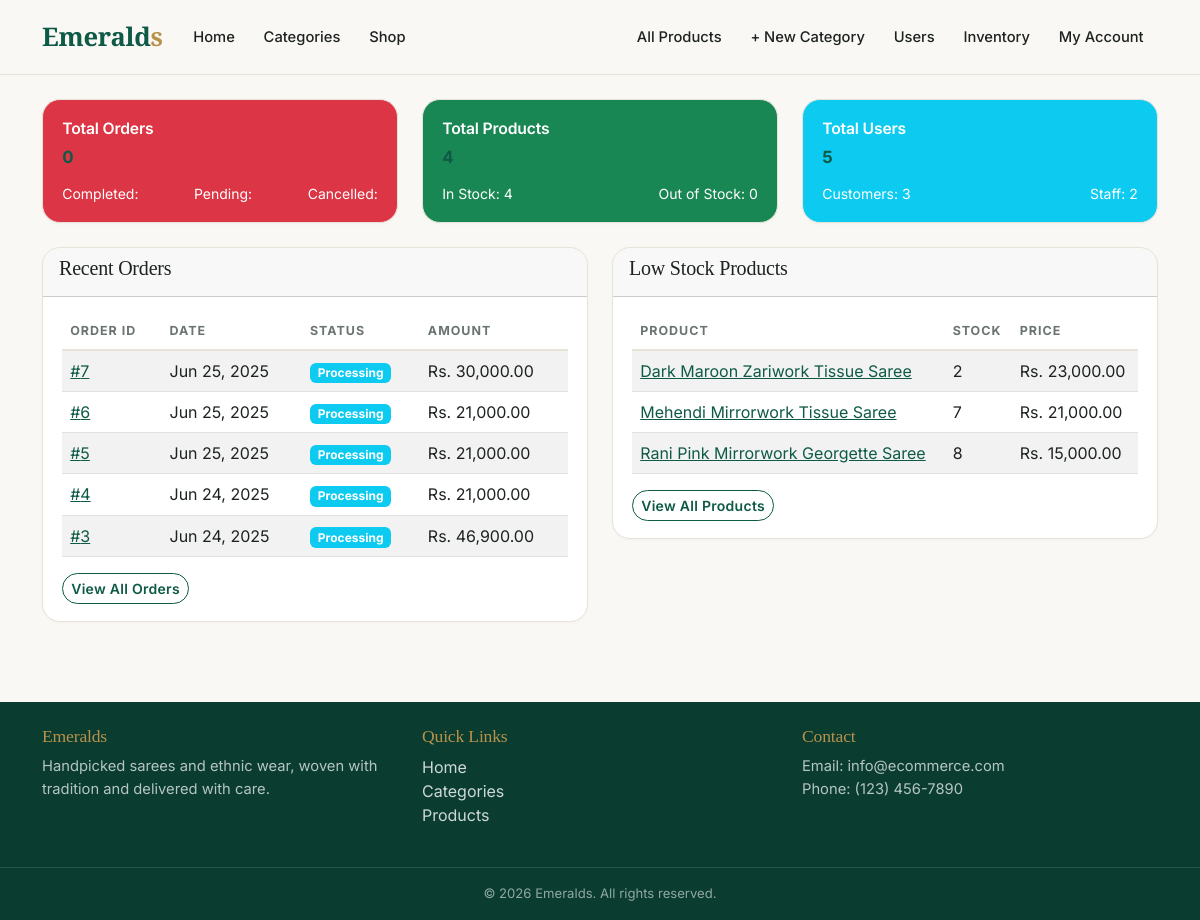
Screenshot of /admin/dashboard.php (signed in) with the database file from the repository.
### tables this page shows
CREATE TABLE `orders` (
  `orderID` int(11) NOT NULL,
  `CustomerID` int(11) NOT NULL,
  `orderDate` datetime NOT NULL,
  `status` varchar(50) NOT NULL,
  `totalAmount` decimal(10,2) NOT NULL,
  `taxAmount` decimal(10,2) NOT NULL,
  `shippingAmount` decimal(10,2) NOT NULL,
  `discountAmount` decimal(10,2) DEFAULT 0.00,
  `paymentMethod` varchar(50) NOT NULL,
  `shippingAddress` text NOT NULL,
  `billingAddress` text NOT NULL,
  `notes` text DEFAULT NULL
);

CREATE TABLE `product` (
  `productID` int(11) NOT NULL,
  `Description` text DEFAULT NULL,
  `unitprice` decimal(10,2) NOT NULL,
  `quantityINstock` int(11) NOT NULL DEFAULT 0,
  `supplierid` int(11) DEFAULT NULL,
  `dataAdded` datetime DEFAULT current_timestamp(),
  `productname` varchar(100) NOT NULL,
  `addedBY` int(11) DEFAULT NULL,
  `imageURl` varchar(255) DEFAULT NULL,
  `imageURl2` varchar(255) NOT NULL,
  `imageURl3` varchar(255) NOT NULL,
  `location` varchar(100) DEFAULT NULL,
  `categoryID` int(11) DEFAULT NULL
);

### includes/functions.php (called while the page is built, shortened)
<?php
function getStatusBadge($status)
{
    switch (strtolower($status)) {
        case 'processing':
            return 'info';
    }
}

### admin/dashboard.php (the view, shortened to what this page needs)
<?php
require_once '../includes/db_connect.php';
require_once '../includes/functions.php';
require_once '../includes/header.php';
$orderStats = $pdo->query("SELECT COUNT(*) as total,
                          SUM(CASE WHEN Status = 'completed' THEN 1 ELSE 0 END) as completed,
                          SUM(CASE WHEN Status = 'pending' THEN 1 ELSE 0 END) as pending,
                          SUM(CASE WHEN Status = 'cancelled' THEN 1 ELSE 0 END) as cancelled
                          FROM `order`")->fetch(PDO::FETCH_ASSOC);
$productStats = $pdo->query("SELECT COUNT(*) as total,
                            SUM(CASE WHEN quantityINstock > 0 THEN 1 ELSE 0 END) as in_stock,
                            SUM(CASE WHEN quantityINstock = 0 THEN 1 ELSE 0 END) as out_of_stock
                            FROM product")->fetch(PDO::FETCH_ASSOC);
$userStats = $pdo->query("SELECT COUNT(*) as total,
                         SUM(CASE WHEN Role = 'customer' THEN 1 ELSE 0 END) as customers,
                         SUM(CASE WHEN Role != 'customer' THEN 1 ELSE 0 END) as staff
                         FROM user")->fetch(PDO::FETCH_ASSOC);
?>
<div class="row mb-4">
    <div class="col-md-4">
        <div class="card text-white bg-danger">
            <div class="card-body">
                <h5 class="card-title">Total Orders</h5>
                <p class="card-text display-4"><?php echo $orderStats['total']; ?></p>
                <div class="d-flex justify-content-between">
                    <small>Completed: <?php echo $orderStats['completed']; ?></small>
                    <small>Pending: <?php echo $orderStats['pending']; ?></small>
                    <small>Cancelled: <?php echo $orderStats['cancelled']; ?></small>
                </div>
            </div>
        </div>
    </div>
    <div class="col-md-4">
        <div class="card text-white bg-success">
            <div class="card-body">
                <h5 class="card-title">Total Products</h5>
                <p class="card-text display-4"><?php echo $productStats['total']; ?></p>
                <div class="d-flex justify-content-between">
                    <small>In Stock: <?php echo $productStats['in_stock']; ?></small>
                    <small>Out of Stock: <?php echo $productStats['out_of_stock']; ?></small>
                </div>
            </div>
        </div>
    </div>
    <div class="col-md-4">
        <div class="card text-white bg-info">
            <div class="card-body">
                <h5 class="card-title">Total Users</h5>
                <p class="card-text display-4"><?php echo $userStats['total']; ?></p>
                <div class="d-flex justify-content-between">
                    <small>Customers: <?php echo $userStats['customers']; ?></small>
                    <small>Staff: <?php echo $userStats['staff']; ?></small>
                </div>
            </div>
        </div>
    </div>
</div>
<div class="row">
    <div class="col-md-6">
        <div class="card">
            <div class="card-header">
                <h5>Recent Orders</h5>
            </div>
            <div class="card-body">
                <table class="table table-striped">
                    <thead>
                        <tr>
                            <th>Order ID</th>
                            <th>Date</th>
                            <th>Status</th>
                            <th>Amount</th>
                        </tr>
                    </thead>
                    <tbody>
                        <?php
                        $stmt = $pdo->query("SELECT * FROM `orders` ORDER BY orderdate DESC LIMIT 5");
                        while ($order = $stmt->fetch(PDO::FETCH_ASSOC)):
                        ?>
                            <tr>
                                <td><a href="../admin/orders.php?action=view&id=<?php echo $order['orderID']; ?>">#<?php echo $order['orderID']; ?></a></td>
                                <td><?php echo date('M d, Y', strtotime($order['orderDate'])); ?></td>
                                <td><span class="badge bg-<?php echo getStatusBadge($order['status']); ?>"><?php echo $order['status']; ?></span></td>
                                <td>Rs. <?php echo number_format($order['totalAmount'], 2); ?></td>
                            </tr>
                        <?php endwhile; ?>
                    </tbody>
                </table>
                <a href="./orders.php" class="btn btn-sm btn-outline-danger">View All Orders</a>
            </div>
        </div>
    </div>
    <div class="col-md-6">
        <div class="card">
            <div class="card-header">
                <h5>Low Stock Products</h5>
            </div>
            <div class="card-body">
                <table class="table table-striped">
                    <thead>
                        <tr>
                            <th>Product</th>
                            <th>Stock</th>
                            <th>Price</th>
                        </tr>
                    </thead>
                    <tbody>
                        <?php
                        $stmt = $pdo->query("SELECT * FROM product WHERE quantityINstock < 10 AND quantityINstock > 0 ORDER BY quantityINstock ASC LIMIT 5");
                        while ($product = $stmt->fetch(PDO::FETCH_ASSOC)):
                        ?>
                            <tr>
                                <td><a href="../product.php?id=<?php echo $product['productID']; ?>"><?php echo $product['productname']; ?></a></td>
                                <td><?php echo $product['quantityINstock']; ?></td>
                                <td>Rs. <?php echo number_format($product['unitprice'], 2); ?></td>
                            </tr>
                        <?php endwhile; ?>
                    </tbody>
                </table>
                <a href="./products.php" class="btn btn-sm btn-outline-danger">View All Products</a>
            </div>
        </div>
    </div>
</div>
<?php require_once '../includes/footer.php'; ?>

### assets/css/style.css (style rules this page uses)
:root { --em:#0f5a46; --em-dark:#0a3d30; --em-soft:#e7f1ed; --gold:#b8924a; --ink:#1d2321; --muted:#6b7570; --bg:#faf8f4; --line:#e8e3d9; --bs-body-font-family:'Inter',system-ui,sans-serif; --bs-body-color:var(--ink); }
body { font-family:'Inter',system-ui,sans-serif;background:var(--bg);color:var(--ink);-webkit-font-smoothing:antialiased }
h1,h2,h3,h4,h5,.navbar-brand { font-family:'Playfair Display',Georgia,serif;letter-spacing:-.01em }
a { color:var(--em) }
.btn { border-radius:999px;font-weight:600;letter-spacing:.02em;transition:all .25s }
.btn-outline-danger { color:var(--em);border-color:var(--em) }
.card { border:1px solid var(--line);border-radius:18px;background:#fff;overflow:hidden;box-shadow:0 1px 3px rgba(0,0,0,.03);transition:transform .35s,box-shadow .35s }
.card-body { padding:1.1rem 1.2rem }
.card-title { font-family:'Inter',sans-serif;font-size:.98rem;font-weight:600;line-height:1.35 }
.card-text { color:var(--em);font-weight:700;font-size:1.05rem }
.table { --bs-table-bg:transparent }
.table thead th { font-size:.78rem;text-transform:uppercase;letter-spacing:.08em;color:var(--muted);border-bottom:2px solid var(--line) }

### rows the page displays
orders: orderID "7", orderDate "Jun 25, 2025", status "Processing", totalAmount "30,000.00"
orders: orderID "6", orderDate "Jun 25, 2025", status "Processing", totalAmount "21,000.00"
orders: orderID "5", orderDate "Jun 25, 2025", status "Processing", totalAmount "21,000.00"
orders: orderID "4", orderDate "Jun 24, 2025", status "Processing", totalAmount "21,000.00"
orders: orderID "3", orderDate "Jun 24, 2025", status "Processing", totalAmount "46,900.00"
product: productname "Dark Maroon Zariwork Tissue Saree", quantityINstock "2", unitprice "23,000.00"
product: productname "Mehendi Mirrorwork Tissue Saree", quantityINstock "7", unitprice "21,000.00"
product: productname "Rani Pink Mirrorwork Georgette Saree", quantityINstock "8", unitprice "15,000.00"

### other values shown
$orderStats['total'] "0"
$productStats['total'] "4"
$productStats['in_stock'] "4"
$productStats['out_of_stock'] "0"
$userStats['total'] "5"
$userStats['customers'] "3"
$userStats['staff'] "2"
